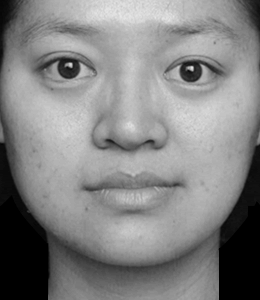
#> input picture materials/face/face52.gif, 260 x 300 px; its folder holds only this picture in this run
$ python process_materials.py
#> lines starting #> are read from the running program, lines starting #| are printed output that depends on the picture
# -*- coding: utf-8 -*-
"""
Created on Tue Oct 24 09:59:29 2023

@author: Administrator
"""

import os
import numpy as np
from glob import glob
from tqdm import tqdm
from shutil import rmtree
from PIL import Image,ImageFilter
from joblib import Parallel,delayed

def scramble(image):
    # convert to numpy array
    image_array = np.asarray(image)
    ImSize = image_array.shape
    # the same random phase for all layers
    RandomPhase = np.angle(np.fft.fft2(np.random.normal(size=(ImSize[0],ImSize[1]))))
    # preallocation
    ImFourier = np.zeros((ImSize[0],ImSize[1],ImSize[2]),dtype=np.complex128)
    Amp = np.zeros((ImSize[0],ImSize[1],ImSize[2]))
    Phase = np.zeros((ImSize[0],ImSize[1],ImSize[2]))
    ImScrambled = np.zeros((ImSize[0],ImSize[1],ImSize[2]),dtype=np.complex128)

    # for each color channel/layer
    for layer in range(image_array.shape[-1]):
        # get the fourier space of the layer
        ImFourier[:,:,layer] = np.fft.fft2(image_array[:,:,layer])
        # get the magnitude
        Amp[:,:,layer] = np.abs(ImFourier[:,:,layer])
        # get the phase
        Phase[:,:,layer] = np.angle(ImFourier[:,:,layer])
        # add gaussian noise to the phase
        Phase[:,:,layer] = Phase[:,:,layer] + RandomPhase
        # covert fourier space back to image space
        ImScrambled[:,:,layer] = np.fft.ifft2(Amp[:,:,layer] * np.exp(1j*(Phase[:,:,layer])))
    # take only the real part
    ImScrambled = np.real(ImScrambled)
    return ImScrambled.astype('uint8') # make sure to be in RGB format

def proc(image,idx,reference_im):
    scramble_im = Image.fromarray(scramble(reference_im.resize((512,512))))
    im = Image.open(image).convert("L").convert("RGB").resize((512,512))
    if np.random.randn() > 0:
        im = im.transpose(method = Image.Transpose.FLIP_LEFT_RIGHT)
    im = im.rotate(np.random.randint(-45,45,size = 1),fillcolor = (0,0,0),)
    imarray = np.asarray(im).copy()
    imarray[np.where(imarray > 245)]  = 0
    im = Image.fromarray(imarray)
    im = im.filter(ImageFilter.GaussianBlur(4))
    scramble_im = scramble_im.filter(ImageFilter.GaussianBlur(4))
    blended = Image.blend(im,scramble_im,alpha = .5)

    temp = image.replace('\\','/').split('/')

    blended.save(os.path.join(new_folder,temp[1],temp[2].split('.')[0] + f'_{idx}.png'))
    return im,blended

if __name__ == "__main__":
    np.random.seed(12345)
    images = glob('materials/*/*')

    new_folder = 'processed'
    if os.path.exists(new_folder):
        rmtree(new_folder)
    os.mkdir(new_folder)

    os.mkdir(os.path.join(new_folder,'face'))
    os.mkdir(os.path.join(new_folder,'house'))

    reference_im = Image.open(np.random.choice(images,size = 1)[0]).convert("L").convert("RGB")
#> reference_im is the input picture: PIL image 260x300 RGB; min 0, max 233, mean 130.7


    for image in images:
        _ = Parallel(n_jobs = -1,verbose = 1)(delayed(proc)(**{'image':image,'idx':idx,
                                                               'reference_im':reference_im}) for idx in range(26))
#> this loop made 2 passes
#> image on passes 1 to 2: 'materials/face/face52.gif', 'materials/nonliving/nonliving74.jpg'
#> pass 1, in scramble, `image_array = np.asarray(image)`:
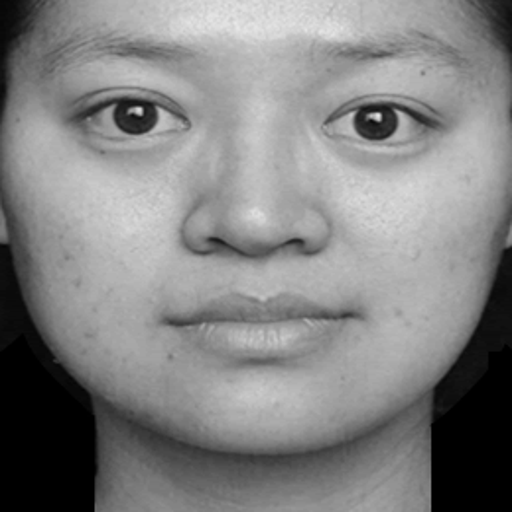
#> image_array: shape (512, 512, 3); min 0, max 233, mean 130.7
#> pass 1, in scramble, `RandomPhase = np.angle(np.fft.fft2(np.random.normal(size=(ImSize[0],Im..`:
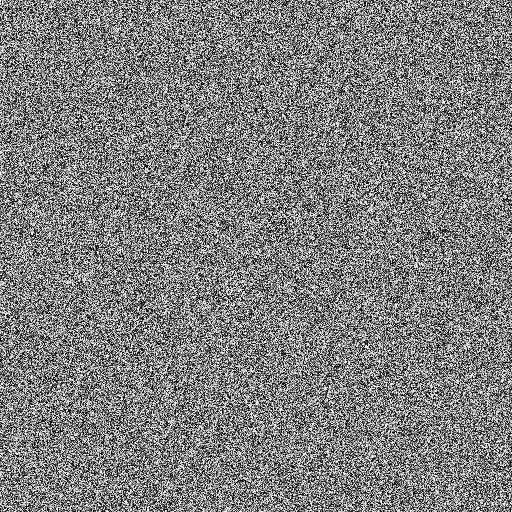
#> RandomPhase: shape (512, 512) float64; min -3.14, max 3.14, mean 3.6e-05; drawn with min black and max white
#> pass 1, in scramble, `ImScrambled = np.real(ImScrambled)`:
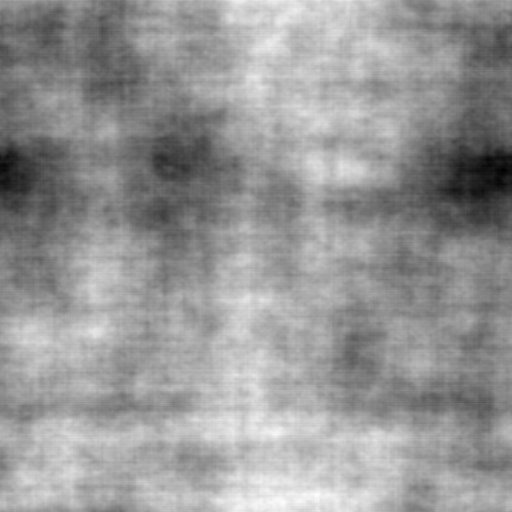
#> ImScrambled: shape (512, 512, 3) float64; min -364.3, max 30.71, mean -130.7; drawn with min black and max white
#> pass 1, in proc, `scramble_im = Image.fromarray(scramble(reference_im.resize((512,512))))`:
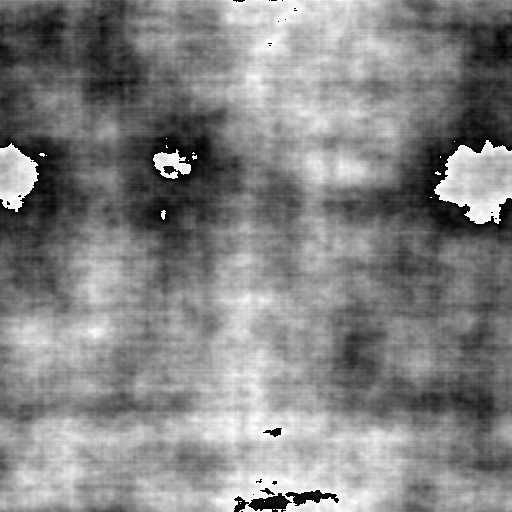
#> scramble_im: PIL image 512x512 RGB; min 0, max 255, mean 131.3
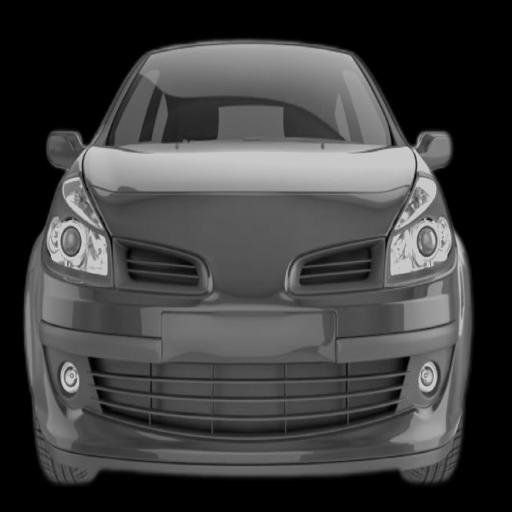
#> input picture materials/nonliving/nonliving74.jpg, 512 x 512 px
